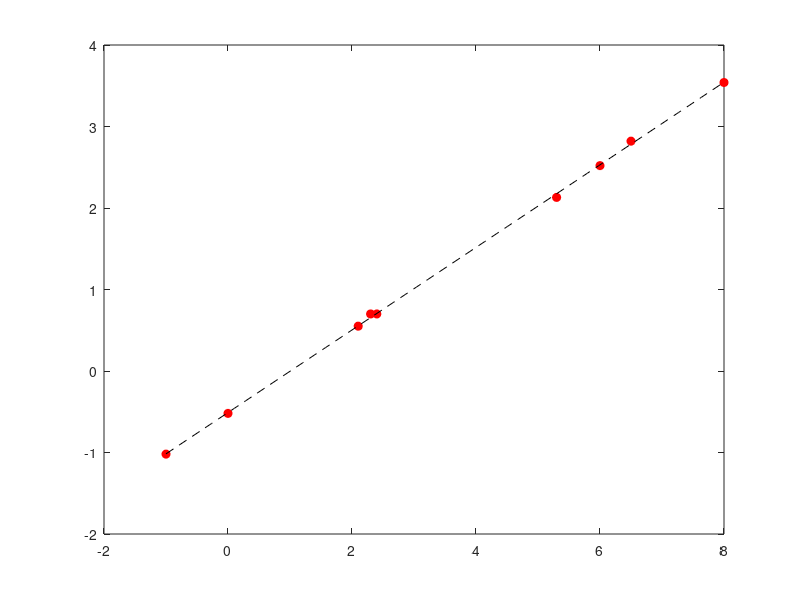

Here is the MATLAB script that generated this plot: (Note: this script raises an error after producing the figure.)
% Example of least squares fitting of a line
% Lecture 04. Example 3. Least Squares fitting
% 
xi =transpose([-1 0 2.1 2.3 2.4 5.3 6 6.5 8]);
yi = transpose([-1.02 -0.52 0.55 0.7 0.7 2.13 2.52 2.82 3.54]);

A = [ones(size(xi)) xi]
Anorm = transpose(A)*A
Bnorm = transpose(A)*yi
cpar = Anorm \ Bnorm
x = linspace(min(xi), max(xi), 50);
y = cpar(1)+cpar(2)*x;
figure;
plot(xi,yi,'ro','MarkerFaceColor','r');
hold on;
ax = gca;
plot(x,y,'k--');
ax.XGrid = 'on'; ax.YGrid = 'off';
ax.XMinorGrid = 'on';
ax.YMinorGrid = 'on';
hl = line([x(1) x(end)],[0 0]);
hl.Color = 'k';hl.LineWidth = 2;
vl = line([0 0],[-2 4]);
vl.Color = 'k'; vl.LineWidth = 2;
xlabel('x');
ylabel('y');
title('Data points and fitted line');
legend('Data Points','Fitted Line','Location','north');
